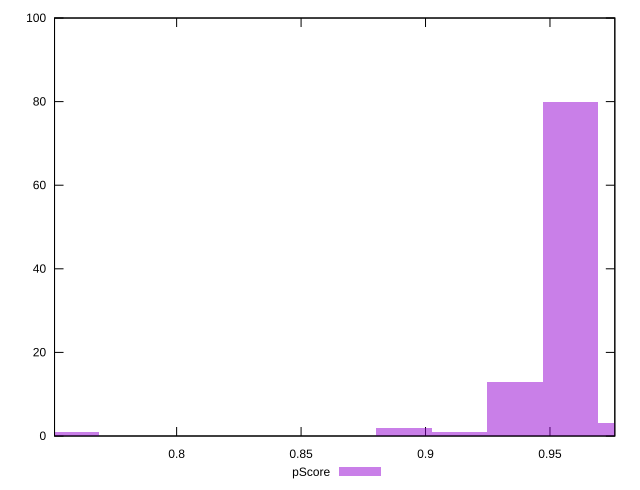

Write the gnuplot code that produced this figure.
reset

$pScore <<EOF
0.9359999408661699 13
0.9582856537439358 80
0.9805713666217017 3
0.913714227988404 1
0.891428515110638 2
0.7577142378440422 1
EOF

set key outside below
set boxwidth 0.02228571287776595
set xrange [0.7509402667379249:0.9760561330120483]
set yrange [0:100]
set trange [0:100]
set style fill transparent solid 0.5 noborder
set terminal svg size 640, 490 enhanced background rgb 'white'
set output "report_00020_2021-02-19T21:17:38.612Z2/mainthread-work-breakdown/samples/pages+cached+noadtech+nomedia/pScore/histogram.svg"

plot $pScore title "pScore" with boxes

reset
